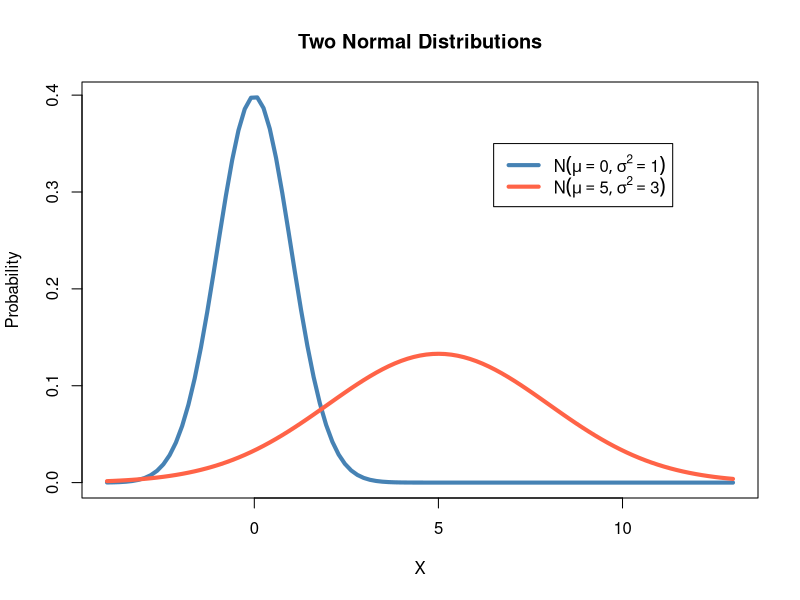
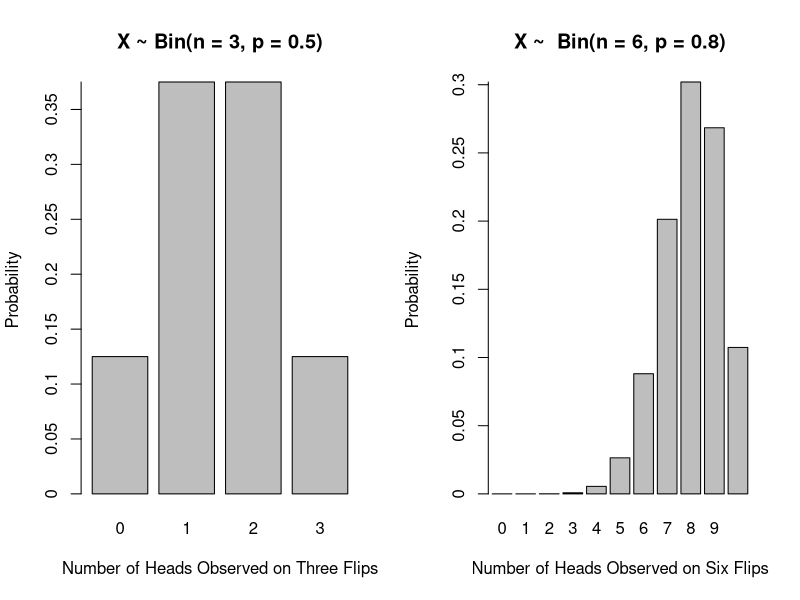
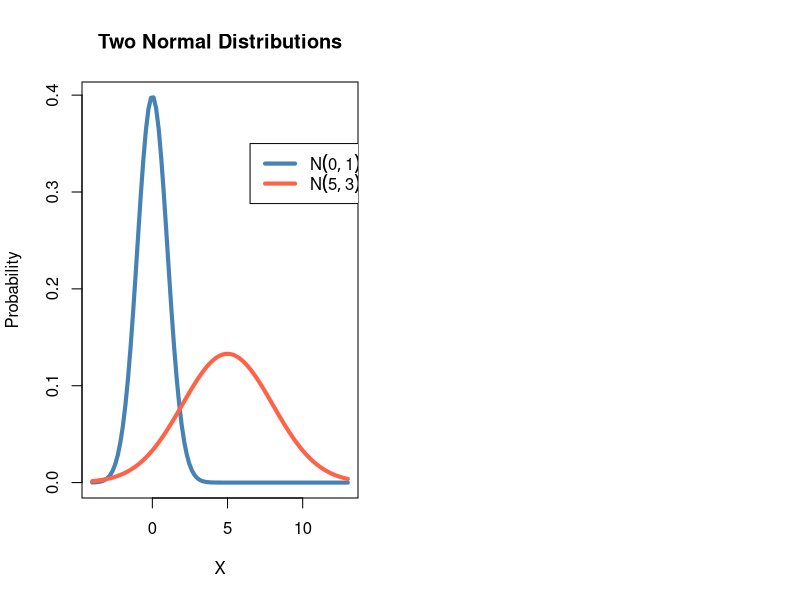
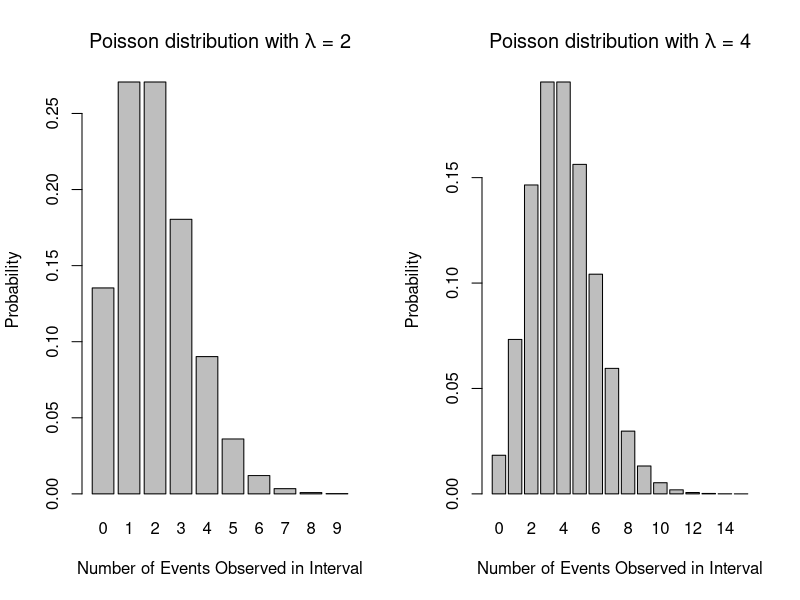

The R script that drew these images, in order:
## ---- chunk 1
curve(dnorm(x, 0, 1), from = -4, to = 13, lwd = 4,
      col = 'steelblue', ylab = 'Probability', xlab = 'X',
      main = "Two Normal Distributions")
curve(dnorm(x, 5, 3), add = TRUE, lwd = 4, col = 'tomato')
legend(x = 6.5, y = 0.35, legend = c(expression(N(mu == 0, sigma^2 == 1)),
                                     expression(N(mu == 5, sigma^2 == 3))),
       lwd = 4, col = c("steelblue", "tomato"))
## ---- chunk 2
## Why does this need cbind?
knitr::kable(cbind.data.frame('# Heads' = 0:3, 'Probability' = c('1/8', '3/8', '3/8', '1/8')), 
             align = 'c')
## ---- chunk 3
library(knitr)
library(magrittr)
flipCoin3 <- function() {
  # perform binomial experiment, which returns either 1 or 0
  dat <- rbinom(n = 3, 1, p = 0.5) 
  # Add these up to determine number of events
  sum(dat)
}
nSims <- 10000
simRes <- replicate(nSims, flipCoin3())
matrix(c(0:3, 
         paste0(format(table(simRes), big.mark = ","), "/10,000"), 
         prop.table(table(simRes)),
         c(1,3,3,1)/8), ncol = 4) %>% 
  kable(col.names = c("Number of Heads", "Fraction", "Observed Probability", "True Probability"))
## ---- chunk 4
par(mfrow = c(1, 2))
x <- 0:3
y <- dbinom(x, 3, 0.5)
barplot(y, names.arg = x, xlab = 'Number of Heads Observed on Three Flips', ylab = 'Probability', yaxt='n', 
        main = "X ~ Bin(n = 3, p = 0.5)")
axis(side = 2, at = seq(0, 0.45, by = 0.05), pos = c(0, 0), labels = seq(0, 0.45, by = 0.05))

x <- 0:10
y <- dbinom(x, max(x), 0.8)
barplot(y, names.arg = x, xlab = 'Number of Heads Observed on Six Flips', ylab = 'Probability', 
        main = "X ~  Bin(n = 6, p = 0.8)", yaxt='n')
axis(side = 2, at = seq(0, 0.45, by = 0.05), pos = c(0, 0), labels = seq(0, 0.45, by = 0.05))
## ---- chunk 5
curve(dnorm(x, 0, 1), from = -4, to = 13, lwd = 4,
      col = 'steelblue', ylab = 'Probability', xlab = 'X',
      main = "Two Normal Distributions")
curve(dnorm(x, 5, 3), add = TRUE, lwd = 4, col = 'tomato')
legend(x = 6.5, y = 0.35, legend = c(expression(N(0, 1)),
                                     expression(N(5, 3))),
       lwd = 4, col = c("steelblue", "tomato"))
## ---- chunk 6
par(mfrow = c(1, 2))
x <- 0:9
y <- dpois(x, lambda = 2)
barplot(y, names.arg = x, xlab = 'Number of Events Observed in Interval', ylab = 'Probability', main = expression(paste("Poisson distribution with ", lambda, " = 2")))

x <- 0:15
y <- dpois(x, lambda = 4)
barplot(y, names.arg = x, xlab = 'Number of Events Observed in Interval', ylab = 'Probability', main = expression(paste("Poisson distribution with ", lambda, " = 4")))
